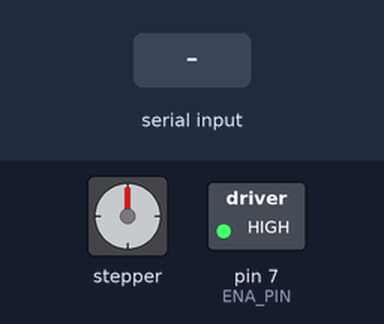
Simulated run of this sketch. Board: Arduino Uno, built with avr-gcc and run on an emulated ATmega328P. Shown: stepper motor, switched loads named in the sketch (green lamp = pin HIGH). The test bench sets the inputs (shaded band). Stepper angles assume 1600 steps per turn; what the sketch prints to the serial monitor is not drawn.

Above: at 1.2 s.
1.3 s: "s60\n" received over Serial
At 2.05 s:
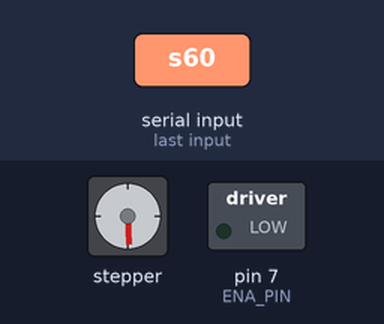
4.3 s: "s90\n" received over Serial
7.3 s: "s-60\n" received over Serial
10.3 s: "s,45\n" received over Serial
At 11.4 s:
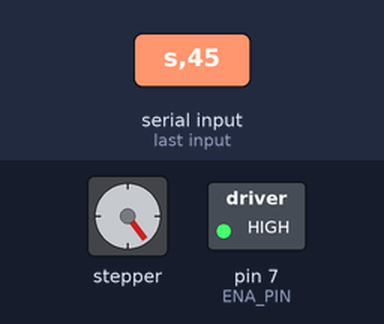
11.8 s: "S60\n" received over Serial
At 11.95 s:
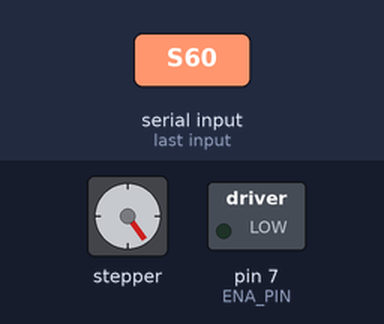
14.8 s: "s,45\n" received over Serial
At 16.0 s:
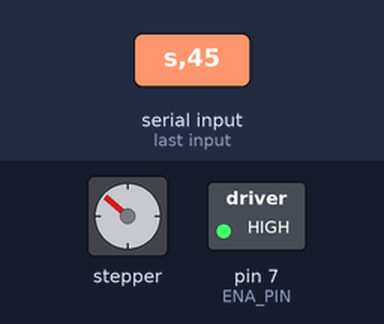
Timing chart, 0 to 17.3 s (numbered marks = the images above; inputs shaded):
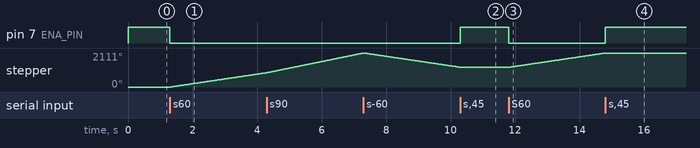

The sketch:

StepMotor_control_Serial_speed.ino
```cpp
#include <AccelStepper.h>

// —————————— 步进电机相关定义 ——————————
// 使用 DRIVER 模式（STEP + DIR 控制）
#define STEP_PIN   5
#define DIR_PIN    6
#define ENA_PIN    7

AccelStepper stepper(AccelStepper::DRIVER, STEP_PIN, DIR_PIN);

// 步进电机参数
// 1.8°/步 = 200 步/圈；8 微步 ⇒ 200 × 8 = 1600 步/圈
const int MICROSTEPS    = 8;
const int STEPS_PER_REV = 200 * MICROSTEPS;  // 1600

// 允许的最大转速（自行根据电机规格调整）。
// 这里假设最高 480 RPM，对应：480/60*1600 = 6400 步/秒
const long MAX_STEPS_PER_SEC = (480L) * STEPS_PER_REV / 60;

void setup() {
  // 初始化串口，用于接收速度指令和状态打印
  Serial.begin(115200);

  // 配置使能引脚
  pinMode(ENA_PIN, OUTPUT);
  // 默认关闭驱动（HIGH = 关闭）
  digitalWrite(ENA_PIN, HIGH);

  // 设置步进电机最大速度（不涉及加速/减速，直接匀速控制）
  stepper.setMaxSpeed(MAX_STEPS_PER_SEC);
}

void loop() {
  static long currentStepsPerSec = 0;
  static long currentRPM = 0;
  static unsigned long lastPrintTime = 0;

  // —— 1. 检查串口是否有新指令 ——
  if (Serial.available()) {
    // 读取直到换行符或超时
    String cmd = Serial.readStringUntil('\n');
    cmd.trim();           // 去掉首尾空白
    cmd.toLowerCase();    // 转小写，方便后续判断

    // 期望格式：s<rpm>，例如 “s60” 或 “S60”，或者 “s-60”
    if (cmd.length() > 1 && cmd.charAt(0) == 's') {
      // 提取数字部分，支持负数
      long rpm = cmd.substring(1).toInt();
      // 计算对应的步/秒： stepsPerSec = rpm * STEPS_PER_REV / 60
      long stepsPerSec = (rpm * STEPS_PER_REV) / 60;

      // 限制在最大步/秒范围内（保留符号）
      if (labs(stepsPerSec) > MAX_STEPS_PER_SEC) {
        if (stepsPerSec > 0) {
          stepsPerSec = MAX_STEPS_PER_SEC;
          rpm = (MAX_STEPS_PER_SEC * 60) / STEPS_PER_REV;  // 计算回正的RPM
        } else {
          stepsPerSec = -MAX_STEPS_PER_SEC;
          rpm = -((MAX_STEPS_PER_SEC * 60) / STEPS_PER_REV);  // 计算回负的RPM
        }
      }

      // 如果 stepsPerSec != 0，则开启电机并设置速度；否则关闭电机
      if (stepsPerSec != 0) {
        digitalWrite(ENA_PIN, LOW);        // 使能驱动器（LOW = 打开）
        stepper.setSpeed(stepsPerSec);     // 设置目标速度（带符号，正/负方向）
        currentStepsPerSec = stepsPerSec;
        currentRPM = rpm;
      } else {
        // 当 rpm == 0 时，停止电机并关闭驱动
        stepper.setSpeed(0);
        currentStepsPerSec = 0;
        currentRPM = 0;
        digitalWrite(ENA_PIN, HIGH);       // 关闭驱动器（HIGH = 关闭）
      }
    }
  }

  // —— 2. 如果电机应该运行，则保持匀速转动 ——
  if (currentStepsPerSec != 0) {
    stepper.runSpeed();
  }

  // —— 3. 每隔 1 秒打印当前状态 ——
  unsigned long now = millis();
  if (now - lastPrintTime >= 1000) {
    lastPrintTime = now;

    // 判断电机是否正在使能（低电平表示使能打开）
    bool enabled = (digitalRead(ENA_PIN) == LOW);

    // 打印格式示例:
    // 状态: 正向运行, 速度: 60 RPM, 步/秒: 1600
    // 或
    // 状态: 反向运行, 速度: 60 RPM, 步/秒: 1600
    // 或
    // 状态: 停止, 速度: 0 RPM
    Serial.print("状态: ");
    if (enabled && currentRPM != 0) {
      if (currentRPM > 0) {
        Serial.print("正向运行, ");
      } else {
        Serial.print("反向运行, ");
      }
      Serial.print("速度: ");
      Serial.print(labs(currentRPM));  // 打印绝对值
      Serial.print(" RPM, 步/秒: ");
      Serial.println(labs(currentStepsPerSec));
    } else {
      Serial.print("停止, ");
      Serial.println("速度: 0 RPM");
    }
  }
}
```

Measured:
- after the input at 1.3 s, pin 7 (ENA_PIN): HIGH → LOW at once; stepper: keeps turning clockwise at about 298°/s, starting at once
- after the input at 10.3 s, pin 7 (ENA_PIN): LOW → HIGH at once
- after the input at 11.8 s, pin 7 (ENA_PIN): HIGH → LOW at once; stepper: keeps turning clockwise at about 296°/s, starting at once
- after the input at 14.8 s, pin 7 (ENA_PIN): LOW → HIGH at once
